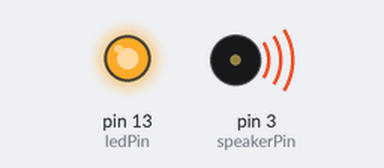
A sketch run on a simulated Arduino Uno, built with avr-gcc and run on an emulated ATmega328P. Parts: output pins drawn as LEDs (lit = HIGH), buzzer (waves = sounding). Pins used as bus, display or sensor lines are not drawn.

Above: at 0.1 s.
Timing chart, 0 to 1.6 s (numbered marks = the images above):
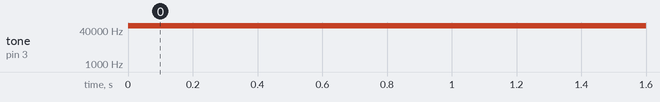

The sketch:

speaker_pcm.ino
```cpp
/*
 * speaker_pcm
 *
 * Plays 8-bit PCM audio on pin 11 using pulse-width modulation (PWM).
 * For Arduino with Atmega168 at 16 MHz.
 *
 * Uses two timers. The first changes the sample value 8000 times a second.
 * The second holds pin 11 high for 0-255 ticks out of a 256-tick cycle,
 * depending on sample value. The second timer repeats 62500 times per second
 * (16000000 / 256), much faster than the playback rate (8000 Hz), so
 * it almost sounds halfway decent, just really quiet on a PC speaker.
 *
 * Takes over Timer 1 (16-bit) for the 8000 Hz timer. This breaks PWM
 * (analogWrite()) for Arduino pins 9 and 10. Takes Timer 2 (8-bit)
 * for the pulse width modulation, breaking PWM for pins 11 & 3.
 *
 * References:
 *     http://www.uchobby.com/index.php/2007/11/11/arduino-sound-part-1/
 *     http://www.atmel.com/dyn/resources/prod_documents/doc2542.pdf
 *     http://www.evilmadscientist.com/article.php/avrdac
 *     http://gonium.net/md/2006/12/27/i-will-think-before-i-code/
 *     http://fly.cc.fer.hr/GDM/articles/sndmus/speaker2.html
 *     http://www.gamedev.net/reference/articles/article442.asp
 *
 * Michael Smith <michael@hurts.ca>
 */

#include <stdint.h>
#include <avr/interrupt.h>
#include <avr/io.h>
#include <avr/pgmspace.h>

#define SAMPLE_RATE 8000
bool reading = false;

/*
 * The audio data needs to be unsigned, 8-bit, 8000 Hz, and small enough
 * to fit in flash. 10000-13000 samples is about the limit.
 *
 * sound.h should look like this:
 *     const int sound_length=10000;
 *     const unsigned char sound_data[] PROGMEM = { ..... };
 *
 * You can use wav2c from GBA CSS:
 *     http://thieumsweb.free.fr/english/gbacss.html
 * Then add "PROGMEM" in the right place. I hacked it up to dump the samples
 * as unsigned rather than signed, but it shouldn't matter.
 *
 * http://musicthing.blogspot.com/2005/05/tiny-music-makers-pt-4-mac-startup.html
 * mplayer -ao pcm macstartup.mp3
 * sox audiodump.wav -v 1.32 -c 1 -r 8000 -u -1 macstartup-8000.wav
 * sox macstartup-8000.wav macstartup-cut.wav trim 0 10000s
 * wav2c macstartup-cut.wav sound.h sound
 *
 * (starfox) nb. under sox 12.18 (distributed in CentOS 5), i needed to run
 * the following command to convert my wav file to the appropriate format:
 * sox audiodump.wav -c 1 -r 8000 -u -b macstartup-8000.wav
 */

#include "sound.h"

int ledPin = 13;
int speakerPin = 3; // Can be either 3 or 11, two PWM outputs connected to Timer 2
volatile uint16_t sample;
byte lastSample;


void stopPlayback()
{
    // Disable playback per-sample interrupt.
    TIMSK1 &= ~_BV(OCIE1A);

    // Disable the per-sample timer completely.
    TCCR1B &= ~_BV(CS10);

    // Disable the PWM timer.
    TCCR2B &= ~_BV(CS10);

    digitalWrite(speakerPin, LOW);
    reading = false;
}

// This is called at 8000 Hz to load the next sample.
ISR(TIMER1_COMPA_vect) {
    if (sample >= sound_length) {
        if (sample == sound_length + lastSample) {
            stopPlayback();
        }
        else {
            if(speakerPin==11){
                // Ramp down to zero to reduce the click at the end of playback.
                OCR2A = sound_length + lastSample - sample;
            } else {
                OCR2B = sound_length + lastSample - sample;
            }
        }
    }
    else {
        if(speakerPin==11){
            OCR2A = pgm_read_byte(&sound_data[sample]);
        } else {
            OCR2B = pgm_read_byte(&sound_data[sample]);
        }
    }

    ++sample;
}

void startPlayback()
{
    pinMode(speakerPin, OUTPUT);

    // Set up Timer 2 to do pulse width modulation on the speaker
    // pin.

    // Use internal clock (datasheet p.160)
    ASSR &= ~(_BV(EXCLK) | _BV(AS2));

    // Set fast PWM mode  (p.157)
    TCCR2A |= _BV(WGM21) | _BV(WGM20);
    TCCR2B &= ~_BV(WGM22);

    if(speakerPin==11){
        // Do non-inverting PWM on pin OC2A (p.155)
        // On the Arduino this is pin 11.
        TCCR2A = (TCCR2A | _BV(COM2A1)) & ~_BV(COM2A0);
        TCCR2A &= ~(_BV(COM2B1) | _BV(COM2B0));
        // No prescaler (p.158)
        TCCR2B = (TCCR2B & ~(_BV(CS12) | _BV(CS11))) | _BV(CS10);

        // Set initial pulse width to the first sample.
        OCR2A = pgm_read_byte(&sound_data[0]);
    } else {
        // Do non-inverting PWM on pin OC2B (p.155)
        // On the Arduino this is pin 3.
        TCCR2A = (TCCR2A | _BV(COM2B1)) & ~_BV(COM2B0);
        TCCR2A &= ~(_BV(COM2A1) | _BV(COM2A0));
        // No prescaler (p.158)
        TCCR2B = (TCCR2B & ~(_BV(CS12) | _BV(CS11))) | _BV(CS10);

        // Set initial pulse width to the first sample.
        OCR2B = pgm_read_byte(&sound_data[0]);
    }


    // Set up Timer 1 to send a sample every interrupt.

    cli();

    // Set CTC mode (Clear Timer on Compare Match) (p.133)
    // Have to set OCR1A *after*, otherwise it gets reset to 0!
    TCCR1B = (TCCR1B & ~_BV(WGM13)) | _BV(WGM12);
    TCCR1A = TCCR1A & ~(_BV(WGM11) | _BV(WGM10));

    // No prescaler (p.134)
    TCCR1B = (TCCR1B & ~(_BV(CS12) | _BV(CS11))) | _BV(CS10);

    // Set the compare register (OCR1A).
    // OCR1A is a 16-bit register, so we have to do this with
    // interrupts disabled to be safe.
    OCR1A = F_CPU / SAMPLE_RATE;    // 16e6 / 8000 = 2000

    // Enable interrupt when TCNT1 == OCR1A (p.136)
    TIMSK1 |= _BV(OCIE1A);

    lastSample = pgm_read_byte(&sound_data[sound_length-1]);
    sample = 0;
    sei();
}


void setup()
{
    pinMode(ledPin, OUTPUT);
    digitalWrite(ledPin, HIGH);
}

void loop()
{
    if (!reading) {
        startPlayback();
        reading = true;
    }
    delay(500);
}
```

Source omitted: sound.h (data table, 66487 bytes)

Measured:
- by itself, tone on pin 3 (speakerPin): silent → 62500 Hz at 0.00 s
